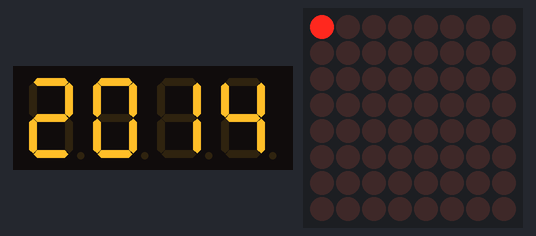
A sketch run on a simulated Arduino Uno, built with avr-gcc and run on an emulated ATmega328P. On the bench: 4-digit seven-segment display, 8×8 LED matrix.

Above: at 0.1 s.
At 0.8 s:
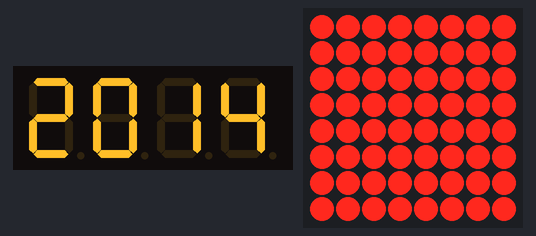

The sketch:

step4.ino
```cpp
// This #include statement was automatically added by the Spark IDE.
#include "Adafruit_GFX/Adafruit_GFX.h"

// This #include statement was automatically added by the Spark IDE.
#include "Adafruit_LEDBackpack.h"

//init 7-segment variable
Adafruit_7segment segment1;
Adafruit_8x8matrix matrix;


void setup() {
    //set AO as output port, A0 is connected to the piezoelectric buzzer
    pinMode(A0, OUTPUT);

    //connect segment on i2c address 0x70;
    segment1.begin(0x70);
    //sent number to segment
    segment1.print(2014);
    //write display
    segment1.writeDisplay();

    //connect matrix on i2c address 0x71;
    matrix.begin(0x71);
    //clear the matrix;
    matrix.clear();

    //loop over the 64 leds and turn them on one by one.
    for(int8_t y=0; y < 8; y++){
        for(int8_t x=0; x < 8; x++){
            //turn LED on coördinate X and Y on
            matrix.drawPixel(x,y, LED_ON);
            //write display
            matrix.writeDisplay();
            //wait for 10ms
            delay(10);
        }
    }

}

void loop() {
    //repeat for hearable sound
    for(int i = 0; i < 500; i++){
        //set HIGH to buzzer
        analogWrite(A0, 250);
        //delay
        delayMicroseconds(240);
        //set LOW to buzzer
        analogWrite(A0, 0);
        //delay
        delayMicroseconds(240);
    }

    delay(5000);
}
```
